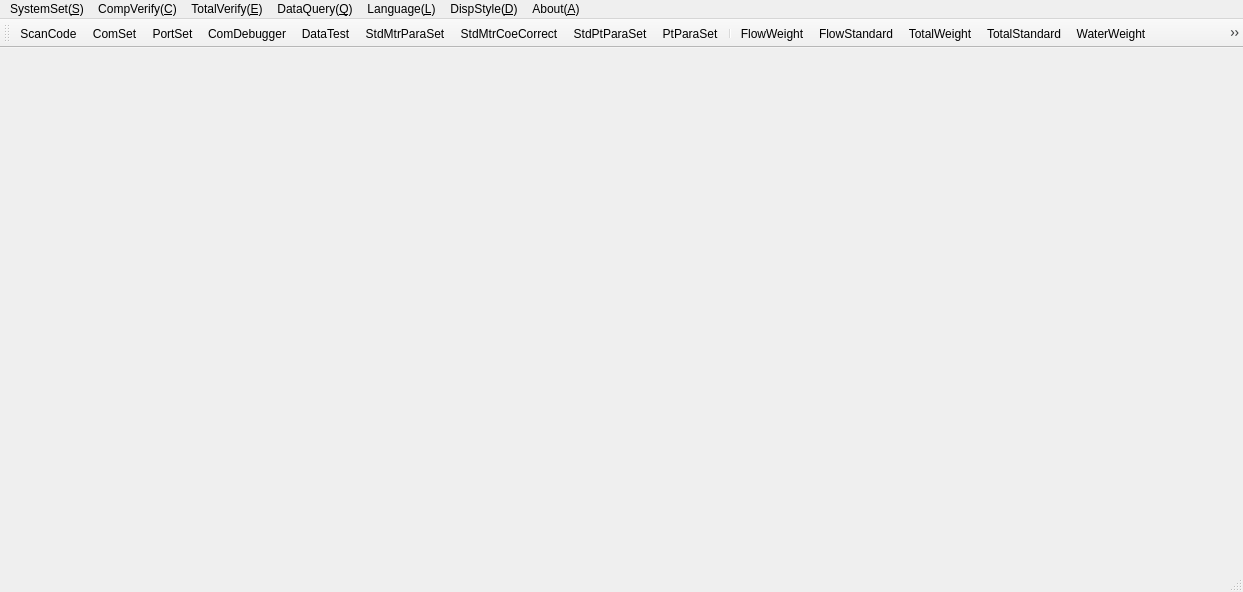
<?xml version="1.0" encoding="UTF-8"?>
<ui version="4.0">
 <class>qMainFormClass</class>
 <widget class="QMainWindow" name="qMainFormClass">
  <property name="geometry">
   <rect>
    <x>0</x>
    <y>0</y>
    <width>1243</width>
    <height>592</height>
   </rect>
  </property>
  <property name="windowTitle">
   <string>Verification</string>
  </property>
  <widget class="QWidget" name="centralWidget">
   <layout class="QGridLayout" name="gridLayout">
    <item row="0" column="0">
     <widget class="QLabel" name="label">
      <property name="styleSheet">
       <string notr="true">border-image: url(:/qtverify/images/adelogo.png);</string>
      </property>
      <property name="text">
       <string/>
      </property>
     </widget>
    </item>
   </layout>
  </widget>
  <widget class="QMenuBar" name="menuBar">
   <property name="geometry">
    <rect>
     <x>0</x>
     <y>0</y>
     <width>1243</width>
     <height>26</height>
    </rect>
   </property>
   <widget class="QMenu" name="menuSystemSet">
    <property name="title">
     <string>SystemSet(&amp;S)</string>
    </property>
    <addaction name="actionScanCode"/>
    <addaction name="actionComSet"/>
    <addaction name="actionPortSet"/>
    <addaction name="actionComDebuger"/>
    <addaction name="actionDataTest"/>
    <addaction name="actionStdMtrParaSet"/>
    <addaction name="actionStdMtrCoeCorrect"/>
    <addaction name="actionStdPtParaSet"/>
    <addaction name="actionPtParaSet"/>
    <addaction name="actionAdjustFlowRate"/>
   </widget>
   <widget class="QMenu" name="menu">
    <property name="title">
     <string>CompVerify(&amp;C)</string>
    </property>
    <widget class="QMenu" name="menuTemper">
     <property name="title">
      <string>Pt</string>
     </property>
     <property name="icon">
      <iconset resource="../qtverify50.qrc">
       <normaloff>:/qtverify/images/temper.png</normaloff>:/qtverify/images/temper.png</iconset>
     </property>
     <addaction name="actionPtCompare"/>
     <addaction name="actionPtPara"/>
    </widget>
    <widget class="QMenu" name="menuFlow">
     <property name="title">
      <string>Flow</string>
     </property>
     <property name="icon">
      <iconset resource="../qtverify50.qrc">
       <normaloff>:/qtverify/images/flow.png</normaloff>:/qtverify/images/flow.png</iconset>
     </property>
     <addaction name="actionFlowWeight"/>
     <addaction name="actionFlowStandard"/>
    </widget>
    <widget class="QMenu" name="menuWater">
     <property name="title">
      <string>Water</string>
     </property>
     <property name="icon">
      <iconset resource="../qtverify50.qrc">
       <normaloff>:/qtverify/images/water.png</normaloff>:/qtverify/images/water.png</iconset>
     </property>
     <addaction name="actionWaterWeight"/>
     <addaction name="actionWaterStandard"/>
    </widget>
    <addaction name="menuFlow"/>
    <addaction name="menuTemper"/>
    <addaction name="actionCalculator"/>
    <addaction name="actionCombine"/>
    <addaction name="menuWater"/>
   </widget>
   <widget class="QMenu" name="menuDataQuery">
    <property name="title">
     <string>DataQuery(&amp;Q)</string>
    </property>
    <addaction name="actionFlowResult"/>
    <addaction name="actionTotalResult"/>
    <addaction name="actionPtResult"/>
    <addaction name="actionCalculatorResult"/>
    <addaction name="actionCombineResult"/>
   </widget>
   <widget class="QMenu" name="menuAbout">
    <property name="title">
     <string>About(&amp;A)</string>
    </property>
    <addaction name="actionRegister"/>
    <addaction name="actionUserManage"/>
    <addaction name="actionExit"/>
   </widget>
   <widget class="QMenu" name="menuStyle">
    <property name="title">
     <string>DispStyle(&amp;D)</string>
    </property>
    <addaction name="actionDefault"/>
    <addaction name="actionClassic"/>
    <addaction name="actionFashion"/>
   </widget>
   <widget class="QMenu" name="menuLanguage">
    <property name="title">
     <string>Language(&amp;L)</string>
    </property>
    <addaction name="actionChinese"/>
    <addaction name="actionEnglish"/>
   </widget>
   <widget class="QMenu" name="menuComponent">
    <property name="title">
     <string>TotalVerify(&amp;E)</string>
    </property>
    <addaction name="actionTotalWeight"/>
    <addaction name="actionTotalStandard"/>
   </widget>
   <addaction name="menuSystemSet"/>
   <addaction name="menu"/>
   <addaction name="menuComponent"/>
   <addaction name="menuDataQuery"/>
   <addaction name="menuLanguage"/>
   <addaction name="menuStyle"/>
   <addaction name="menuAbout"/>
  </widget>
  <widget class="QToolBar" name="mainToolBar">
   <attribute name="toolBarArea">
    <enum>TopToolBarArea</enum>
   </attribute>
   <attribute name="toolBarBreak">
    <bool>false</bool>
   </attribute>
   <addaction name="actionScanCode"/>
   <addaction name="actionComSet"/>
   <addaction name="actionPortSet"/>
   <addaction name="actionComDebuger"/>
   <addaction name="actionDataTest"/>
   <addaction name="actionStdMtrParaSet"/>
   <addaction name="actionStdMtrCoeCorrect"/>
   <addaction name="actionStdPtParaSet"/>
   <addaction name="actionPtParaSet"/>
   <addaction name="separator"/>
   <addaction name="actionFlowWeight"/>
   <addaction name="actionFlowStandard"/>
   <addaction name="actionTotalWeight"/>
   <addaction name="actionTotalStandard"/>
   <addaction name="actionWaterWeight"/>
   <addaction name="actionWaterStandard"/>
   <addaction name="actionPtCompare"/>
   <addaction name="actionPtPara"/>
   <addaction name="actionCalculator"/>
   <addaction name="actionCombine"/>
   <addaction name="separator"/>
   <addaction name="actionFlowResult"/>
   <addaction name="actionTotalResult"/>
   <addaction name="actionPtResult"/>
   <addaction name="actionCalculatorResult"/>
   <addaction name="actionCombineResult"/>
   <addaction name="separator"/>
   <addaction name="actionChinese"/>
   <addaction name="actionEnglish"/>
   <addaction name="separator"/>
   <addaction name="actionDefault"/>
   <addaction name="actionClassic"/>
   <addaction name="actionFashion"/>
   <addaction name="separator"/>
   <addaction name="actionUserManage"/>
   <addaction name="actionExit"/>
   <addaction name="separator"/>
  </widget>
  <widget class="QStatusBar" name="statusBar"/>
  <action name="actionComDebuger">
   <property name="icon">
    <iconset resource="../qtverify50.qrc">
     <normaloff>:/qtverify/images/comdebugger.png</normaloff>:/qtverify/images/comdebugger.png</iconset>
   </property>
   <property name="text">
    <string>ComDebugger</string>
   </property>
  </action>
  <action name="actionQueryExcel">
   <property name="icon">
    <iconset resource="../qtverify50.qrc">
     <normaloff>:/qtverify/images/queryexcel.png</normaloff>:/qtverify/images/queryexcel.png</iconset>
   </property>
   <property name="text">
    <string>Query Excel</string>
   </property>
  </action>
  <action name="actionMySql">
   <property name="icon">
    <iconset resource="../qtverify50.qrc">
     <normaloff>:/qtverify/images/mysql.png</normaloff>:/qtverify/images/mysql.png</iconset>
   </property>
   <property name="text">
    <string>MySql</string>
   </property>
   <property name="visible">
    <bool>true</bool>
   </property>
  </action>
  <action name="actionFlowResult">
   <property name="icon">
    <iconset resource="../qtverify50.qrc">
     <normaloff>:/qtverify/images/queryresult.png</normaloff>:/qtverify/images/queryresult.png</iconset>
   </property>
   <property name="text">
    <string>FlowResult</string>
   </property>
  </action>
  <action name="actionFlowWeight">
   <property name="icon">
    <iconset resource="../qtverify50.qrc">
     <normaloff>:/qtverify/images/flowweight.png</normaloff>:/qtverify/images/flowweight.png</iconset>
   </property>
   <property name="text">
    <string>FlowWeight</string>
   </property>
   <property name="toolTip">
    <string>FlowWeight</string>
   </property>
  </action>
  <action name="actionTotalWeight">
   <property name="icon">
    <iconset resource="../qtverify50.qrc">
     <normaloff>:/qtverify/images/totalweight.png</normaloff>:/qtverify/images/totalweight.png</iconset>
   </property>
   <property name="text">
    <string>TotalWeight</string>
   </property>
   <property name="toolTip">
    <string>TotalWeight</string>
   </property>
  </action>
  <action name="actionFlowStandard">
   <property name="icon">
    <iconset resource="../qtverify50.qrc">
     <normaloff>:/qtverify/images/flowstandard.png</normaloff>:/qtverify/images/flowstandard.png</iconset>
   </property>
   <property name="text">
    <string>FlowStandard</string>
   </property>
   <property name="toolTip">
    <string>FlowStandard</string>
   </property>
  </action>
  <action name="actionTotalStandard">
   <property name="icon">
    <iconset resource="../qtverify50.qrc">
     <normaloff>:/qtverify/images/totalstandard.png</normaloff>:/qtverify/images/totalstandard.png</iconset>
   </property>
   <property name="text">
    <string>TotalStandard</string>
   </property>
   <property name="toolTip">
    <string>TotalStandard</string>
   </property>
  </action>
  <action name="actionComSet">
   <property name="icon">
    <iconset resource="../qtverify50.qrc">
     <normaloff>:/qtverify/images/comset.png</normaloff>:/qtverify/images/comset.png</iconset>
   </property>
   <property name="text">
    <string>ComSet</string>
   </property>
   <property name="visible">
    <bool>true</bool>
   </property>
  </action>
  <action name="actionPortSet">
   <property name="icon">
    <iconset resource="../qtverify50.qrc">
     <normaloff>:/qtverify/images/portset.png</normaloff>:/qtverify/images/portset.png</iconset>
   </property>
   <property name="text">
    <string>PortSet</string>
   </property>
  </action>
  <action name="actionMasterSlaveSet">
   <property name="icon">
    <iconset resource="../qtverify50.qrc">
     <normaloff>:/qtverify/images/masterslaveset.png</normaloff>:/qtverify/images/masterslaveset.png</iconset>
   </property>
   <property name="text">
    <string>MasterSlaveSet</string>
   </property>
   <property name="toolTip">
    <string>MasterSlaveSet</string>
   </property>
  </action>
  <action name="actionExit">
   <property name="checkable">
    <bool>false</bool>
   </property>
   <property name="icon">
    <iconset resource="../qtverify50.qrc">
     <normaloff>:/qtverify/images/exit.png</normaloff>:/qtverify/images/exit.png</iconset>
   </property>
   <property name="text">
    <string>Exit(&amp;X)</string>
   </property>
  </action>
  <action name="actionDataTest">
   <property name="icon">
    <iconset resource="../qtverify50.qrc">
     <normaloff>:/qtverify/images/datatest.png</normaloff>:/qtverify/images/datatest.png</iconset>
   </property>
   <property name="text">
    <string>DataTest</string>
   </property>
  </action>
  <action name="actionAbout">
   <property name="icon">
    <iconset resource="../qtverify50.qrc">
     <normaloff>:/qtverify/images/about.png</normaloff>:/qtverify/images/about.png</iconset>
   </property>
   <property name="text">
    <string>About</string>
   </property>
  </action>
  <action name="actionDefault">
   <property name="icon">
    <iconset resource="../qtverify50.qrc">
     <normaloff>:/qtverify/images/defaultstyle.png</normaloff>:/qtverify/images/defaultstyle.png</iconset>
   </property>
   <property name="text">
    <string>Default</string>
   </property>
  </action>
  <action name="actionClassic">
   <property name="icon">
    <iconset resource="../qtverify50.qrc">
     <normaloff>:/qtverify/images/classicstyle.png</normaloff>:/qtverify/images/classicstyle.png</iconset>
   </property>
   <property name="text">
    <string>Classic</string>
   </property>
  </action>
  <action name="actionFashion">
   <property name="icon">
    <iconset resource="../qtverify50.qrc">
     <normaloff>:/qtverify/images/fashionstyle.png</normaloff>:/qtverify/images/fashionstyle.png</iconset>
   </property>
   <property name="text">
    <string>Fashion</string>
   </property>
  </action>
  <action name="actionCalculator">
   <property name="icon">
    <iconset resource="../qtverify50.qrc">
     <normaloff>:/qtverify/images/calculator.png</normaloff>:/qtverify/images/calculator.png</iconset>
   </property>
   <property name="text">
    <string>Calculator</string>
   </property>
  </action>
  <action name="actionPtCompare">
   <property name="icon">
    <iconset resource="../qtverify50.qrc">
     <normaloff>:/qtverify/images/tempercompare.png</normaloff>:/qtverify/images/tempercompare.png</iconset>
   </property>
   <property name="text">
    <string>PtCompare</string>
   </property>
   <property name="toolTip">
    <string>PtCompare</string>
   </property>
  </action>
  <action name="actionPtPara">
   <property name="icon">
    <iconset resource="../qtverify50.qrc">
     <normaloff>:/qtverify/images/temperpara.png</normaloff>:/qtverify/images/temperpara.png</iconset>
   </property>
   <property name="text">
    <string>PtPara</string>
   </property>
   <property name="toolTip">
    <string>PtPara</string>
   </property>
  </action>
  <action name="actionCombine">
   <property name="icon">
    <iconset resource="../qtverify50.qrc">
     <normaloff>:/qtverify/images/combine.png</normaloff>:/qtverify/images/combine.png</iconset>
   </property>
   <property name="text">
    <string>Combine</string>
   </property>
   <property name="toolTip">
    <string>Combine</string>
   </property>
  </action>
  <action name="actionPressureTight">
   <property name="text">
    <string>Pressure Tight</string>
   </property>
  </action>
  <action name="actionEnglish">
   <property name="icon">
    <iconset resource="../qtverify50.qrc">
     <normaloff>:/qtverify/images/english.png</normaloff>:/qtverify/images/english.png</iconset>
   </property>
   <property name="text">
    <string>English</string>
   </property>
  </action>
  <action name="actionChinese">
   <property name="icon">
    <iconset resource="../qtverify50.qrc">
     <normaloff>:/qtverify/images/chinese.png</normaloff>:/qtverify/images/chinese.png</iconset>
   </property>
   <property name="text">
    <string>Chinese</string>
   </property>
  </action>
  <action name="actionPtResult">
   <property name="icon">
    <iconset resource="../qtverify50.qrc">
     <normaloff>:/qtverify/images/temperresult.png</normaloff>:/qtverify/images/temperresult.png</iconset>
   </property>
   <property name="text">
    <string>PtResult</string>
   </property>
  </action>
  <action name="actionCalculatorResult">
   <property name="icon">
    <iconset resource="../qtverify50.qrc">
     <normaloff>:/qtverify/images/calculatorresult.png</normaloff>:/qtverify/images/calculatorresult.png</iconset>
   </property>
   <property name="text">
    <string>CalculatorResult</string>
   </property>
   <property name="toolTip">
    <string>CalculatorResult</string>
   </property>
  </action>
  <action name="actionCombineResult">
   <property name="icon">
    <iconset resource="../qtverify50.qrc">
     <normaloff>:/qtverify/images/combineresult.png</normaloff>:/qtverify/images/combineresult.png</iconset>
   </property>
   <property name="text">
    <string>CombineResult</string>
   </property>
   <property name="toolTip">
    <string>CombineResult</string>
   </property>
  </action>
  <action name="actionTotalResult">
   <property name="icon">
    <iconset resource="../qtverify50.qrc">
     <normaloff>:/qtverify/images/totalresult.png</normaloff>:/qtverify/images/totalresult.png</iconset>
   </property>
   <property name="text">
    <string>TotalResult</string>
   </property>
  </action>
  <action name="actionStdMtrParaSet">
   <property name="icon">
    <iconset resource="../qtverify50.qrc">
     <normaloff>:/qtverify/images/stdmeterparaset.png</normaloff>:/qtverify/images/stdmeterparaset.png</iconset>
   </property>
   <property name="text">
    <string>StdMtrParaSet</string>
   </property>
   <property name="toolTip">
    <string>StdMtrParaSet</string>
   </property>
  </action>
  <action name="actionStdMtrCoeCorrect">
   <property name="icon">
    <iconset resource="../qtverify50.qrc">
     <normaloff>:/qtverify/images/stdmetercoeset.png</normaloff>:/qtverify/images/stdmetercoeset.png</iconset>
   </property>
   <property name="text">
    <string>StdMtrCoeCorrect</string>
   </property>
   <property name="toolTip">
    <string>StdMtrCoeCorrect</string>
   </property>
  </action>
  <action name="actionStdPtParaSet">
   <property name="icon">
    <iconset resource="../qtverify50.qrc">
     <normaloff>:/qtverify/images/stdptparaset.png</normaloff>:/qtverify/images/stdptparaset.png</iconset>
   </property>
   <property name="text">
    <string>StdPtParaSet</string>
   </property>
   <property name="toolTip">
    <string>StdPtParaSet</string>
   </property>
  </action>
  <action name="actionPtParaSet">
   <property name="icon">
    <iconset resource="../qtverify50.qrc">
     <normaloff>:/qtverify/images/ptparaset.png</normaloff>:/qtverify/images/ptparaset.png</iconset>
   </property>
   <property name="text">
    <string>PtParaSet</string>
   </property>
   <property name="toolTip">
    <string>PtParaSet</string>
   </property>
  </action>
  <action name="actionContacts">
   <property name="icon">
    <iconset resource="../qtverify50.qrc">
     <normaloff>:/qtverify/images/contactus.png</normaloff>:/qtverify/images/contactus.png</iconset>
   </property>
   <property name="text">
    <string>Contacts</string>
   </property>
   <property name="toolTip">
    <string>Contact Us</string>
   </property>
  </action>
  <action name="actionUserManage">
   <property name="icon">
    <iconset resource="../qtverify50.qrc">
     <normaloff>:/qtverify/images/usermanage.png</normaloff>:/qtverify/images/usermanage.png</iconset>
   </property>
   <property name="text">
    <string>UserManage</string>
   </property>
   <property name="toolTip">
    <string>UserManage</string>
   </property>
  </action>
  <action name="actionScanCode">
   <property name="icon">
    <iconset resource="../qtverify50.qrc">
     <normaloff>:/qtverify/images/scancode.png</normaloff>:/qtverify/images/scancode.png</iconset>
   </property>
   <property name="text">
    <string>ScanCode</string>
   </property>
   <property name="toolTip">
    <string>ScanCode</string>
   </property>
  </action>
  <action name="actionRegister">
   <property name="icon">
    <iconset resource="../qtverify50.qrc">
     <normaloff>:/qtverify/images/register.png</normaloff>:/qtverify/images/register.png</iconset>
   </property>
   <property name="text">
    <string>Register</string>
   </property>
   <property name="toolTip">
    <string>Register</string>
   </property>
  </action>
  <action name="actionAdjustFlowRate">
   <property name="icon">
    <iconset resource="../qtverify50.qrc">
     <normaloff>:/qtverify/images/facility.png</normaloff>:/qtverify/images/facility.png</iconset>
   </property>
   <property name="text">
    <string>AdjustFlowRate</string>
   </property>
  </action>
  <action name="actionWaterWeight">
   <property name="icon">
    <iconset resource="../qtverify50.qrc">
     <normaloff>:/qtverify/images/waterweight.png</normaloff>:/qtverify/images/waterweight.png</iconset>
   </property>
   <property name="text">
    <string>WaterWeight</string>
   </property>
  </action>
  <action name="actionWaterStandard">
   <property name="icon">
    <iconset resource="../qtverify50.qrc">
     <normaloff>:/qtverify/images/waterstandard.png</normaloff>:/qtverify/images/waterstandard.png</iconset>
   </property>
   <property name="text">
    <string>WaterStandard</string>
   </property>
  </action>
 </widget>
 <layoutdefault spacing="6" margin="11"/>
 <resources>
  <include location="../qtverify50.qrc"/>
 </resources>
 <connections/>
</ui>
